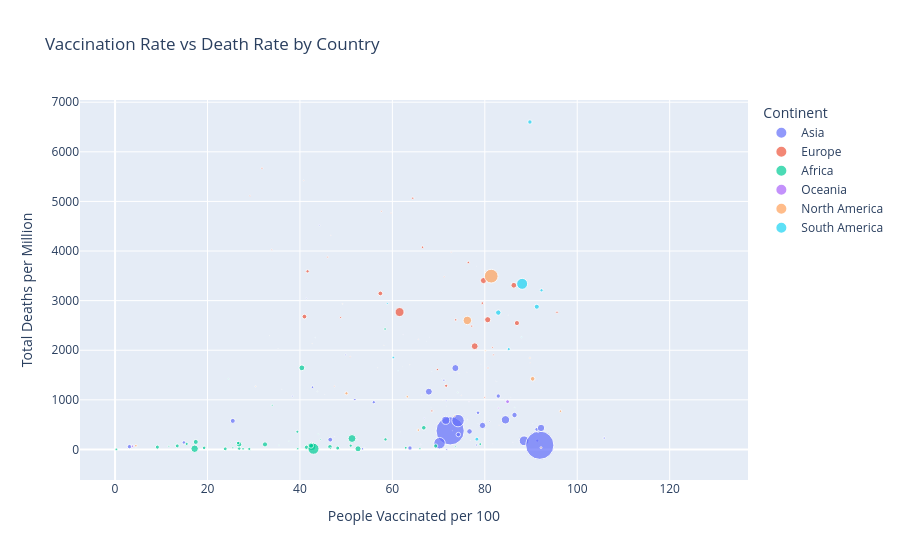

Source (notebook cell):
### Code cell
# Vaccination vs Death Rate Comparison
fig4 = px.scatter(
    latest_data,
    x='people_vaccinated_per_hundred',
    y='total_deaths_per_million',
    hover_name='location',
    color='continent',
    size='population',
    title='Vaccination Rate vs Death Rate by Country',
    labels={
        'people_vaccinated_per_hundred': 'People Vaccinated per 100',
        'total_deaths_per_million': 'Total Deaths per Million',
        'continent': 'Continent'
    }
)
fig4.show()

### Figure 1 — Plotly figure (JSON) as saved in the notebook; plotly's stock layout.template omitted (floating-point values rounded to 4 significant figures)
{"data": [{"hovertemplate": "<b>%{hovertext}</b><br><br>Continent=Asia<br>People Vaccinated per 100=%{x}<br>Total Deaths per Million=%{y}<br>population=%{marker.size}<extra></extra>", "hovertext": ["Afghanistan", "Armenia", "Azerbaijan", "Bahrain", "Bangladesh", "Bhutan", "Brunei", "Cambodia", "China", "East Timor", "Georgia", "Hong Kong", "India", "Indonesia", "Iran", "Iraq", "Israel", "Japan", "Jordan", "Kazakhstan", "Kuwait", "Kyrgyzstan", "Laos", "Lebanon", "Macao", "Malaysia", "Maldives", "Mongolia", "Myanmar", "Nepal", "North Korea", "Northern Cyprus", "Oman", "Pakistan", "Palestine", "Philippines", "Qatar", "Saudi Arabia", "Singapore", "South Korea", "Sri Lanka", "Syria", "Taiwan", "Tajikistan", "Thailand", "Turkey", "Turkmenistan", "United Arab Emirates", "Uzbekistan", "Vietnam", "Yemen"], "legendgroup": "Asia", "marker": {"color": "#636efa", "size": [41128772, 2780472, 10358078, 1472237, 171186368, 782457, 449002, 16767851, 1425887360, 1341298, 3744385, 7488863, 1417173120, 275501344, 88550568, 44496124, 9449000, 123951696, 11285875, 19397998, 4268886, 6630621, 7529477, 5489744, 695180, 33938216, 523798, 3398373, 54179312, 30547586, 26069416, 382836, 4576300, 235824864, 5250076, 115559008, 2695131, 36408824, 5637022, 51815808, 21832150, 22125242, 23893396, 9952789, 71697024, 85341248, 6430777, 9441138, 34627648, 98186856, 33696612], "sizemode": "area", "sizeref": 3565000.0, "symbol": "circle"}, "mode": "markers", "name": "Asia", "orientation": "v", "showlegend": true, "type": "scatter", "x": [46.56, 41.39, 51.88, 84.31, 88.5, 89.35, 100.5, 91.35, 91.89, 66.12, 44.19, 92.41, 72.5, 74.2, 73.63, 25.47, 71.15, 84.47, 42.72, 55.98, 80.99, 26.19, 78.21, 49.92, 97.77, 82.91, 76.23, 66.88, 76.69, 91.28, NaN, 78.8, 71.67, 70.21, 38.34, 71.55, 105.8, 74.27, 91.55, 86.43, 78.53, 14.9, 91.65, 53.54, 79.51, 67.89, 71.76, 105.8, 63.81, 92.17, 3.12], "xaxis": "x", "y": [197.1, 3047.0, 1006.0, 1002.0, 174.2, 26.89, 393.1, 177.7, 85.82, 100.8, 4519.0, NaN, 374.4, 581.2, 1640.0, 575.8, 1396.0, 597.6, 1255.0, 952.0, 560.0, 147.2, 88.77, 1906.0, NaN, 1077.0, 602.9, 630.8, 362.6, 404.9, 0.0, NaN, 978.4, 125.8, 1076.0, 586.7, 238.6, 299.8, 358.2, 693.9, 740.4, 140.8, NaN, 12.28, 483.9, 1165.0, 0.0, 229.3, 29.08, 433.4, 56.48], "yaxis": "y"}, {"hovertemplate": "<b>%{hovertext}</b><br><br>Continent=Europe<br>People Vaccinated per 100=%{x}<br>Total Deaths per Million=%{y}<br>population=%{marker.size}<extra></extra>", "hovertext": ["Albania", "Andorra", "Austria", "Belarus", "Belgium", "Bosnia and Herzegovina", "Bulgaria", "Croatia", "Cyprus", "Czechia", "Denmark", "England", "Estonia", "Faroe Islands", "Finland", "France", "Germany", "Gibraltar", "Greece", "Guernsey", "Hungary", "Iceland", "Ireland", "Isle of Man", "Italy", "Jersey", "Kosovo", "Latvia", "Liechtenstein", "Lithuania", "Luxembourg", "Malta", "Moldova", "Monaco", "Montenegro", "Netherlands", "North Macedonia", "Northern Ireland", "Norway", "Poland", "Portugal", "Romania", "Russia", "San Marino", "Scotland", "Serbia", "Slovakia", "Slovenia", "Spain", "Sweden", "Switzerland", "Ukraine", "United Kingdom", "Vatican", "Wales"], "legendgroup": "Europe", "marker": {"color": "#EF553B", "size": [2842318, 79843, 8939617, 9534956, 11655923, 3233530, 6781955, 4030361, 896007, 10493990, 5882259, 56550000, 1326064, 53117, 5540745, 67813000, 83369840, 32677, 10384972, 63329, 9967304, 372903, 5023108, 84534, 59037472, 110796, 1782115, 1850654, 39355, 2750058, 647601, 533293, 3272993, 36491, 627082, 17564020, 2093606, 1896000, 5434324, 39857144, 10270857, 19659270, 144713312, 33690, 5466000, 6871547, 5643455, 2119843, 47558632, 10549349, 8740471, 39701744, 67508936, 808, 3170000], "sizemode": "area", "sizeref": 3565000.0, "symbol": "circle"}, "mode": "markers", "name": "Europe", "orientation": "v", "showlegend": true, "type": "scatter", "x": [47.47, 72.53, 77.18, 68.55, 79.46, 29.18, 31.79, 57.64, 74.91, 66.53, 80.69, 80.31, 65.62, 78.53, 81.65, 80.63, 77.82, 129.1, 76.44, 85.62, 64.42, 83.07, 81.87, 82.29, 86.28, 76.14, 50.89, 72.74, 68.02, 71.21, 74.42, 89.81, 33.9, 79.13, 46.69, 71.64, 40.82, 75.46, 79.99, 57.4, 95.62, 41.65, 61.56, 78.23, 83.23, 48.81, 46.0, 59.71, 86.95, 73.71, 69.75, 40.97, 79.71, NaN, 81.77], "xaxis": "x", "y": [1275.0, 1994.0, 2486.0, 776.0, 2950.0, 5115.0, 5670.0, 4800.0, 1090.0, 4076.0, 1642.0, NaN, 2221.0, 518.1, 2059.0, 2615.0, 2081.0, 3003.0, 3770.0, 1051.0, 5065.0, 489.0, 1907.0, 1379.0, 3309.0, 1556.0, 1870.0, 3974.0, 2263.0, 3483.0, 1531.0, 1746.0, 4028.0, 1720.0, 4318.0, 1284.0, 5422.0, NaN, 1050.0, 3145.0, 2766.0, 3591.0, 2770.0, 3694.0, NaN, 2659.0, 3878.0, 4767.0, 2548.0, 2613.0, 1612.0, 2678.0, 3404.0, 0.0, NaN], "yaxis": "y"}, {"hovertemplate": "<b>%{hovertext}</b><br><br>Continent=Africa<br>People Vaccinated per 100=%{x}<br>Total Deaths per Million=%{y}<br>population=%{marker.size}<extra></extra>", "hovertext": ["Algeria", "Angola", "Benin", "Botswana", "Burkina Faso", "Burundi", "Cameroon", "Cape Verde", "Central African Republic", "Chad", "Comoros", "Congo", "Cote d'Ivoire", "Democratic Republic of Congo", "Djibouti", "Egypt", "Equatorial Guinea", "Eritrea", "Eswatini", "Ethiopia", "Gabon", "Gambia", "Ghana", "Guinea", "Guinea-Bissau", "Kenya", "Lesotho", "Liberia", "Libya", "Madagascar", "Malawi", "Mali", "Mauritania", "Mauritius", "Mayotte", "Morocco", "Mozambique", "Namibia", "Niger", "Nigeria", "Reunion", "Rwanda", "Saint Helena", "Sao Tome and Principe", "Senegal", "Seychelles", "Sierra Leone", "Somalia", "South Africa", "South Sudan", "Sudan", "Tanzania", "Togo", "Tunisia", "Uganda", "Western Sahara", "Zambia", "Zimbabwe"], "legendgroup": "Africa", "marker": {"color": "#00cc96", "size": [44903228, 35588996, 13352864, 2630300, 22673764, 12889583, 27914542, 593162, 5579148, 17723312, 836783, 5970430, 28160548, 99010216, 1120851, 110990096, 1674916, 3684041, 1201680, 123379928, 2388997, 2705995, 33475870, 13859349, 2105580, 54027484, 2305826, 5302690, 6812344, 29611718, 20405318, 22593598, 4736146, 1299478, 326113, 37457976, 32969520, 2567024, 26207982, 218541216, 974062, 13776702, 5401, 227393, 17316452, 107135, 8605723, 17597508, 59893884, 10913172, 46874200, 65497752, 8848700, 12356116, 47249588, 576005, 20017670, 16320539], "sizemode": "area", "sizeref": 3565000.0, "symbol": "circle"}, "mode": "markers", "name": "Africa", "orientation": "v", "showlegend": true, "type": "scatter", "x": [17.46, 46.5, 27.69, 74.18, 26.86, 0.29, 13.45, 60.14, 46.61, 29.04, 52.44, 11.65, 48.18, 17.22, 37.61, 51.27, 16.13, NaN, 43.78, 42.54, 13.03, 24.92, 41.42, 62.89, 35.48, 26.83, 43.98, 73.62, 34.0, 9.15, 26.63, 19.27, 44.42, 86.48, NaN, 66.8, 69.37, 24.53, 23.84, 42.93, NaN, 79.01, 80.74, 61.68, 15.5, 82.62, 65.96, 50.99, 40.42, 39.54, 32.44, 52.57, 25.49, 58.42, 42.4, NaN, 58.51, 39.45], "xaxis": "x", "y": [151.3, 54.36, 11.85, 1148.0, 17.77, 1.13, 71.44, 802.3, 22.16, 10.51, 191.8, 64.46, 27.47, 14.4, 166.2, 220.5, 101.5, 30.21, 1171.0, 60.41, 126.3, 141.1, 44.1, 33.3, 84.06, 104.9, 310.1, 54.72, 891.1, 46.92, 130.6, 32.2, 204.5, 840.8, 612.6, 436.8, 68.96, 1422.0, 12.44, 14.14, 1057.0, 107.5, 0.0, 353.5, 111.7, 1370.0, 15.1, 76.45, 1645.0, 13.34, 102.2, 13.07, 31.9, 2428.0, 76.77, NaN, 202.3, 357.2], "yaxis": "y"}, {"hovertemplate": "<b>%{hovertext}</b><br><br>Continent=Oceania<br>People Vaccinated per 100=%{x}<br>Total Deaths per Million=%{y}<br>population=%{marker.size}<extra></extra>", "hovertext": ["American Samoa", "Australia", "Cook Islands", "Fiji", "French Polynesia", "Guam", "Kiribati", "Marshall Islands", "Micronesia (country)", "Nauru", "New Caledonia", "New Zealand", "Niue", "Northern Mariana Islands", "Palau", "Papua New Guinea", "Pitcairn", "Samoa", "Solomon Islands", "Tokelau", "Tonga", "Tuvalu", "Vanuatu", "Wallis and Futuna"], "legendgroup": "Oceania", "marker": {"color": "#ab63fa", "size": [44295, 26177410, 17032, 929769, 306292, 171783, 131237, 41593, 114178, 12691, 289959, 5185289, 1952, 49574, 18084, 10142625, 47, 222390, 724272, 1893, 106867, 11335, 326744, 11596], "sizemode": "area", "sizeref": 3565000.0, "symbol": "circle"}, "mode": "markers", "name": "Oceania", "orientation": "v", "showlegend": true, "type": "scatter", "x": [NaN, 84.93, 88.73, 76.58, 62.33, NaN, 76.88, NaN, NaN, 103.3, 66.35, 82.97, 83.91, NaN, NaN, 3.77, 100.0, 86.07, 47.47, 116.4, 81.73, 86.13, 54.06, 61.66], "xaxis": "x", "y": [703.0, 963.2, 135.6, 962.6, 2318.0, 2536.0, 183.9, 424.0, 579.7, 84.6, 1094.0, 834.8, 0.0, 889.4, 562.3, 65.67, 0.0, 144.0, 254.8, 0.0, 114.2, 99.88, 44.72, 782.5], "yaxis": "y"}, {"hovertemplate": "<b>%{hovertext}</b><br><br>Continent=North America<br>People Vaccinated per 100=%{x}<br>Total Deaths per Million=%{y}<br>population=%{marker.size}<extra></extra>", "hovertext": ["Anguilla", "Antigua and Barbuda", "Aruba", "Bahamas", "Barbados", "Belize", "Bermuda", "Bonaire Sint Eustatius and Saba", "British Virgin Islands", "Canada", "Cayman Islands", "Costa Rica", "Cuba", "Curacao", "Dominica", "Dominican Republic", "El Salvador", "Greenland", "Grenada", "Guadeloupe", "Guatemala", "Haiti", "Honduras", "Jamaica", "Martinique", "Mexico", "Montserrat", "Nicaragua", "Panama", "Puerto Rico", "Saint Barthelemy", "Saint Kitts and Nevis", "Saint Lucia", "Saint Martin (French part)", "Saint Pierre and Miquelon", "Saint Vincent and the Grenadines", "Sint Maarten (Dutch part)", "Trinidad and Tobago", "Turks and Caicos Islands", "United States", "United States Virgin Islands"], "legendgroup": "North America", "marker": {"color": "#FFA15A", "size": [15877, 93772, 106459, 409989, 281646, 405285, 64207, 27052, 31332, 38454328, 68722, 5180836, 11212198, 191173, 72758, 11228821, 6336393, 56494, 125459, 395762, 17843914, 11585003, 10432858, 2827382, 367512, 127504120, 4413, 6948395, 4408582, 3252412, 10994, 47681, 179872, 31816, 5885, 103959, 44192, 1531043, 45726, 338289856, 99479], "sizemode": "area", "sizeref": 3565000.0, "symbol": "circle"}, "mode": "markers", "name": "North America", "orientation": "v", "showlegend": true, "type": "scatter", "x": [68.36, 68.56, 85.05, 42.64, 58.18, 63.78, 75.62, 70.64, 62.13, 90.35, 90.38, 89.77, 96.37, 56.81, 45.35, 65.61, 73.43, 72.98, 35.26, NaN, 50.07, 4.5, 63.23, 30.41, NaN, 76.22, 47.68, 92.17, 80.15, NaN, NaN, 70.88, 33.43, NaN, NaN, 36.1, 67.41, 49.22, 71.76, 81.39, NaN], "xaxis": "x", "y": [845.0, 1572.0, 2709.0, 2136.0, 2100.0, 1708.0, 2547.0, 1431.0, 1669.0, 1424.0, 516.7, 1844.0, 771.3, 1646.0, 1107.0, 390.4, 673.5, 374.9, 2035.0, 2654.0, 1132.0, 74.76, 1062.0, 1272.0, 3159.0, 2601.0, 1787.0, 36.4, 1988.0, 1832.0, 456.7, 984.4, 2293.0, 1592.0, 347.2, 1215.0, 2182.0, 2935.0, 872.0, 3494.0, 1526.0], "yaxis": "y"}, {"hovertemplate": "<b>%{hovertext}</b><br><br>Continent=South America<br>People Vaccinated per 100=%{x}<br>Total Deaths per Million=%{y}<br>population=%{marker.size}<extra></extra>", "hovertext": ["Argentina", "Bolivia", "Brazil", "Chile", "Colombia", "Ecuador", "Falkland Islands", "French Guiana", "Guyana", "Paraguay", "Peru", "Suriname", "Uruguay", "Venezuela"], "legendgroup": "South America", "marker": {"color": "#19d3f3", "size": [45510324, 12224114, 215313504, 19603736, 51874028, 18001002, 3801, 304568, 808727, 6780745, 34049588, 618046, 3422796, 28301700], "sizemode": "area", "sizeref": 3565000.0, "symbol": "circle"}, "mode": "markers", "name": "South America", "orientation": "v", "showlegend": true, "type": "scatter", "x": [91.25, 60.22, 88.08, 92.27, 82.92, 85.18, 69.24, NaN, 61.24, 58.9, 89.76, 43.33, 87.95, 78.29], "xaxis": "x", "y": [2878.0, 1854.0, 3339.0, 3208.0, 2759.0, 2023.0, 0.0, 1384.0, 1585.0, 2941.0, 6601.0, 2256.0, 2265.0, 207.6], "yaxis": "y"}], "layout": {"legend": {"itemsizing": "constant", "title": {"text": "Continent"}, "tracegroupgap": 0}, "title": {"text": "Vaccination Rate vs Death Rate by Country"}, "xaxis": {"anchor": "y", "domain": [0, 1], "title": {"text": "People Vaccinated per 100"}}, "yaxis": {"anchor": "x", "domain": [0, 1], "title": {"text": "Total Deaths per Million"}}}}
